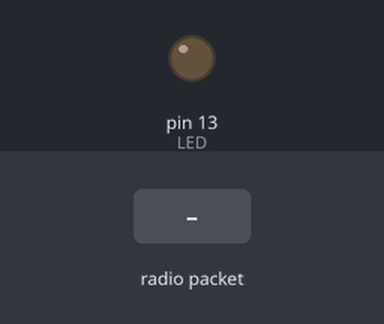
The sketch below on a simulated Arduino Uno, built with avr-gcc and run on an emulated ATmega328P. Parts: output pins drawn as LEDs (lit = HIGH). The test bench sets the inputs (shaded band). No radio packets arrive unless stated; pins used as bus, display or sensor lines are not drawn; what the sketch prints to the serial monitor is not drawn.

Above: at 1.3 s.
1.4 s: radio packet "1" arrives
Timing chart, 0 to 4.4 s (numbered marks = the images above; inputs shaded):
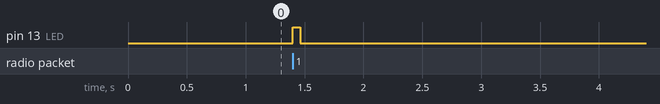

Measured:
- after the input at 1.4 s, pin 13 (LED): LOW → HIGH at once, → LOW 0.06 s later

The sketch:

Rx.ino
```cpp
// Arduino9x_RX
// -*- mode: C++ -*-
// Example sketch showing how to create a simple messaging client (receiver)
// with the RH_RF95 class. RH_RF95 class does not provide for addressing or
// reliability, so you should only use RH_RF95 if you do not need the higher
// level messaging abilities.
// It is designed to work with the other example Arduino9x_TX

#include <SPI.h>
#include <RH_RF95.h>

#define RFM95_CS 10
#define RFM95_RST 9
#define RFM95_INT 2

// Change to 434.0 or other frequency, must match RX's freq!
#define RF95_FREQ 915.0

// Singleton instance of the radio driver
RH_RF95 rf95(RFM95_CS, RFM95_INT);

// Blinky on receipt
#define LED 13
String receivedData;

void setup()
{
  pinMode(LED, OUTPUT);
  pinMode(RFM95_RST, OUTPUT);
  digitalWrite(RFM95_RST, HIGH);

  while (!Serial);
  Serial.begin(9600);
  delay(100);

  Serial.println("LoRa RX");

  // manual reset
  digitalWrite(RFM95_RST, LOW);
  delay(10);
  digitalWrite(RFM95_RST, HIGH);
  delay(10);

  while (!rf95.init()) {
    Serial.println("Init failed");
    while (1);
  }
  Serial.println("Init OK!");

  // Defaults after init are 434.0MHz, modulation GFSK_Rb250Fd250, +13dbM
  if (!rf95.setFrequency(RF95_FREQ)) {
    Serial.println("Freq. Fail");
    while (1);
  }
  Serial.print("Set Freq to: "); Serial.println(RF95_FREQ);

  // Defaults after init are 434.0MHz, 13dBm, Bw = 125 kHz, Cr = 4/5, Sf = 128chips/symbol, CRC on

  // The default transmitter power is 13dBm, using PA_BOOST.
  // If you are using RFM95/96/97/98 modules which uses the PA_BOOST transmitter pin, then
  // you can set transmitter powers from 5 to 23 dBm:
  rf95.setTxPower(23, false);
}

void loop()
{
  if (rf95.available())
  {
    // Should be a message for us now
    uint8_t buf[RH_RF95_MAX_MESSAGE_LEN];
    uint8_t len = sizeof(buf);

    if (rf95.recv(buf, &len))
    {
      digitalWrite(LED, HIGH);
      RH_RF95::printBuffer("Received: ", buf, len);
      Serial.print("Got: ");

      //receivedData = RH_RF95::getBuffer("Data Received", buf, len);
      //Serial.println(receivedData);

      Serial.println(*(char*)buf, HEX);
      Serial.print("RSSI: ");
      Serial.println(rf95.lastRssi(), DEC);

      // Send a reply
      uint8_t data[] = "Data Received";
      rf95.send(data, sizeof(data));
      rf95.waitPacketSent();
      Serial.println("Sent reply");
      digitalWrite(LED, LOW);
    }
    else
    {
      Serial.println("Receive fail");
    }
  }
}
```
